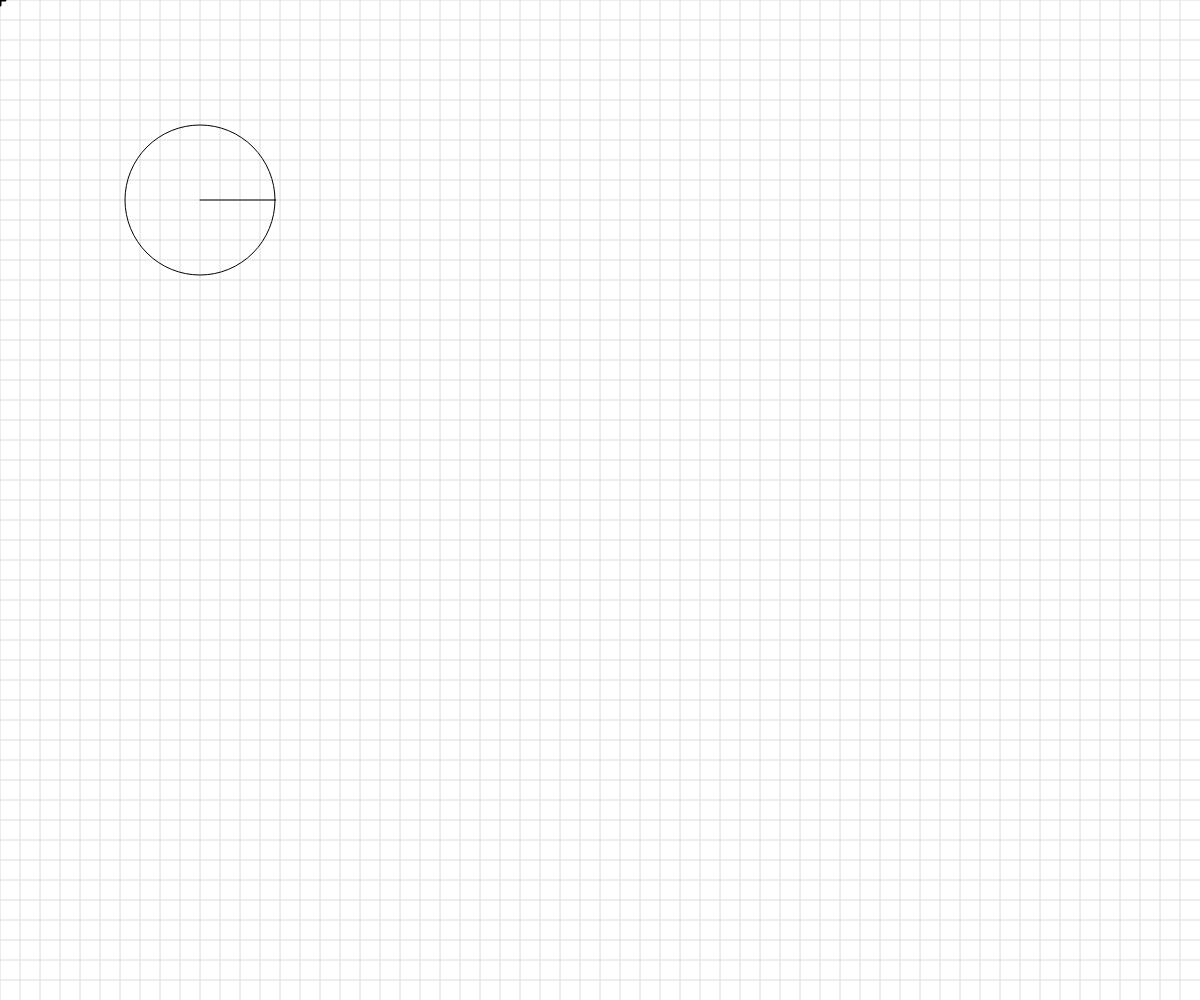
Frame 1 (no input)
Frame 60 (no input): identical to frame 1, image omitted
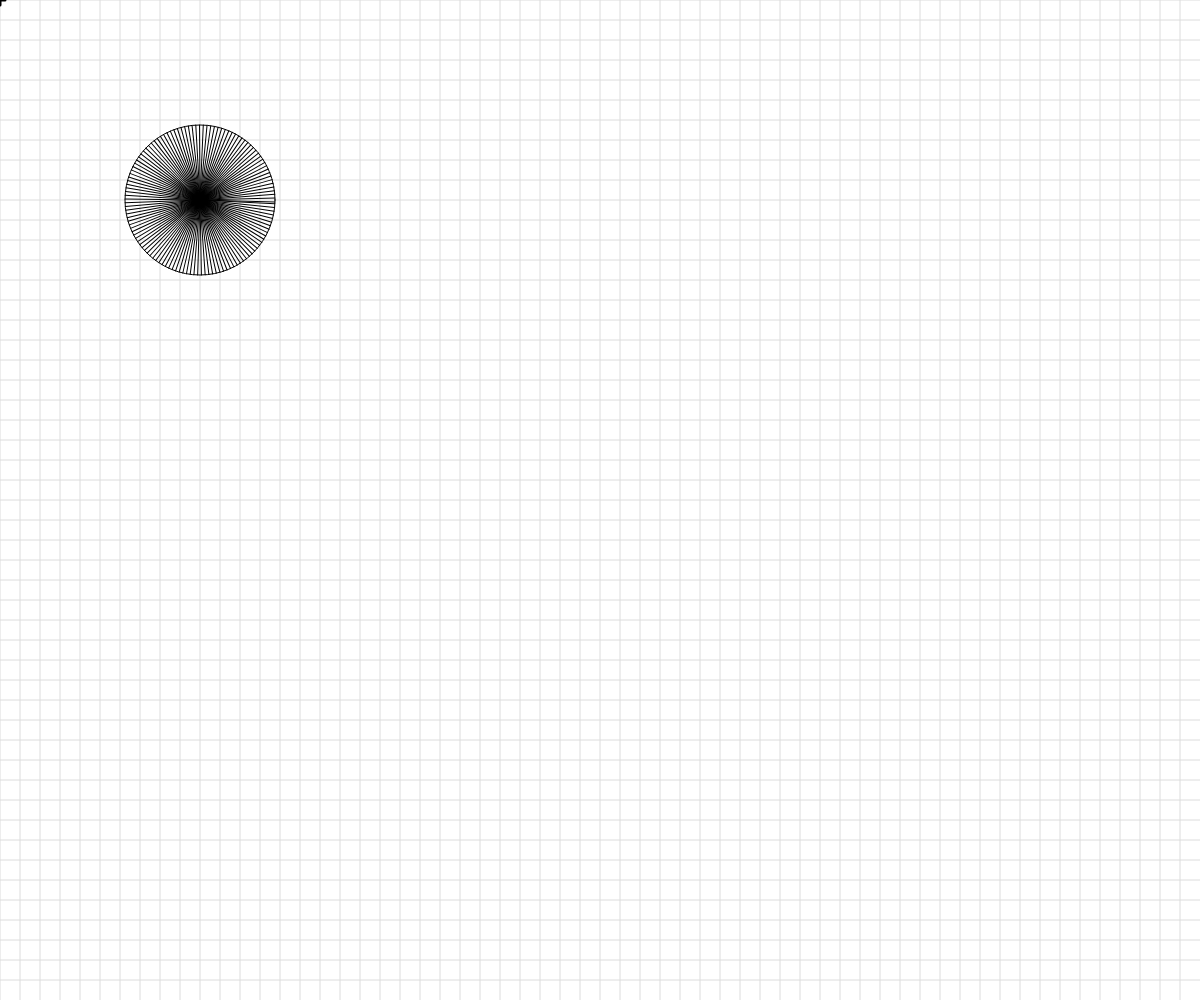
Frame 120 (the mouse pressed at the canvas centre since frame 60)

The p5.js sketch that drew these frames (run headless with seeded random() and noise() and a simulated clock; from frame 60 on, the mouse is pressed at the canvas centre):

// p5.js sketch
// ── sketch.js
// Project Title
// Your Name
// Date
//
// Extra for Experts:
// - describe what you did to take this project "above and beyond"


// Basic Transformations Sandbox


let originalSpacing = 20;


function setup() {
  createCanvas(windowWidth, windowHeight);
}

function draw() {
  background(255);
  angleMode(DEGREES);
  drawBasicGrid(220);
  translate(200,200);
  noFill();
  circle(0,0,150);

  let numSpokes = map(mouseX, 0, width, 1, 250);
  let spokeAngle = 360/numSpokes
  for(let i = 0; i<numSpokes; i++ ){
    rotate(spokeAngle);
    line(0,0,75,0)
  }


  //transformation one: TRANSLATION

 

  //add push()  pop()





  //transformation two: SCALE




  //transformation three: ROTATION
  //reminder: rotations are measured in radians, not degrees! Functions can help with the conversion...
 


  //Combinations of Transformations

  

}


function face(x, y) {
  //draw a face at x,y
  push();
  translate(x,y);
  ellipseMode(CENTER);
  fill(200,200,0);
  stroke(0);
  ellipse(0,0,80,80);
  fill(90, 140, 30, 220);
  triangle(-20, 20, 20, 20, 0, 30);
  fill(0);
  ellipse(-25,0,10,10);
  ellipse(25,0,10,10);
  strokeWeight(5);
  line(-30,-10,30,-10);
  strokeWeight(1);
  pop();

}

function rectangleRed(x, y) {
  //draw a red rectangle at x,y (sized 50 pixels square) - to visualize what happens to the coordinate system
  //when different basic transformations are applied.
  noStroke();
  fill(255, 0, 0, 150);
  rect(x, y, 50, 50);

}

function rectangleBlue(x, y) {
  //draw a red rectangle at x,y (sized 50 pixels square) - to visualize what happens to the coordinate system
  //when different basic transformations are applied.
  noStroke();
  fill(0, 0, 255, 150);
  rect(x, y, 50, 50);

}

function drawBasicGrid(shade) {
  //draw the normal cartesian Coordinate Grid, in a light color. Spaced at 20 px by default
  stroke(shade);
  for (let x = 0; x < width; x += 20) {
    line(x, 0, x, height);
  }
  for (let y = 0; y < height; y += 20) {
    line(0, y, width, y);
  }

  //Draw "X" at the origin
  strokeWeight(3);
  stroke(0);
  line(-5,0,5,0);
  line(0,5,0,-5);
  strokeWeight(1);
}
